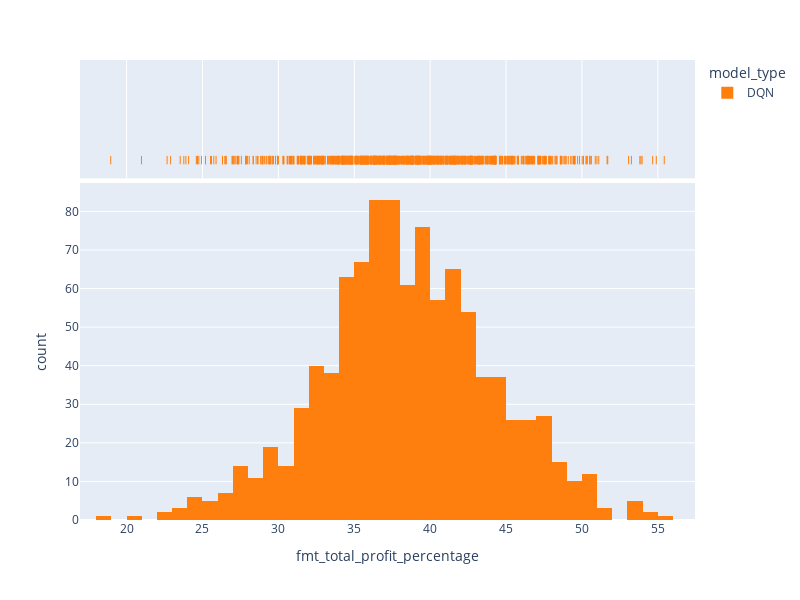

Notebook cell for this chart:
### Code cell
fig = px.histogram(df_trader_results, x="fmt_total_profit_percentage", color="model_type", color_discrete_sequence=[ "#FF7F0E", "#00CC96", "#10aded", "#8A56EF"],  width=800, height=600, marginal="rug", # can be `box`, `violin`
                         hover_data=['total_reward_cash','fmt_total_profit_percentage', 'num_of_trades', 'sim_id'])
fig.show()

### Figure 1 — Plotly figure (JSON) as saved in the notebook; plotly's stock layout.template omitted (floating-point values rounded to 4 significant figures; data arrays with more than 128 entries replaced by an {"elided": "..."} marker saying what was removed)
{"data": [{"alignmentgroup": "True", "bingroup": "x", "hovertemplate": "model_type=DQN<br>fmt_total_profit_percentage=%{x}<br>count=%{y}<extra></extra>", "legendgroup": "DQN", "marker": {"color": "#FF7F0E", "pattern": {"shape": ""}}, "name": "DQN", "offsetgroup": "DQN", "orientation": "v", "showlegend": true, "type": "histogram", "x": {"elided": "1000 float values"}, "xaxis": "x", "yaxis": "y"}, {"alignmentgroup": "True", "boxpoints": "all", "customdata": {"elided": "1000x3 float values"}, "fillcolor": "rgba(255,255,255,0)", "hoveron": "points", "hovertemplate": "model_type=DQN<br>fmt_total_profit_percentage=%{x}<br>total_reward_cash=%{customdata[0]}<br>num_of_trades=%{customdata[1]}<br>sim_id=%{customdata[2]}<extra></extra>", "jitter": 0, "legendgroup": "DQN", "line": {"color": "rgba(255,255,255,0)"}, "marker": {"color": "#FF7F0E", "symbol": "line-ns-open"}, "name": "DQN", "offsetgroup": "DQN", "showlegend": false, "type": "box", "x": {"elided": "1000 float values"}, "xaxis": "x2", "yaxis": "y2"}], "layout": {"barmode": "relative", "height": 600, "legend": {"title": {"text": "model_type"}, "tracegroupgap": 0}, "margin": {"t": 60}, "width": 800, "xaxis": {"anchor": "y", "domain": [0, 1], "title": {"text": "fmt_total_profit_percentage"}}, "xaxis2": {"anchor": "y2", "domain": [0, 1], "matches": "x", "showgrid": true, "showticklabels": false}, "yaxis": {"anchor": "x", "domain": [0, 0.7326], "title": {"text": "count"}}, "yaxis2": {"anchor": "x2", "domain": [0.7426, 1], "matches": "y2", "showgrid": false, "showline": false, "showticklabels": false, "ticks": ""}}}
